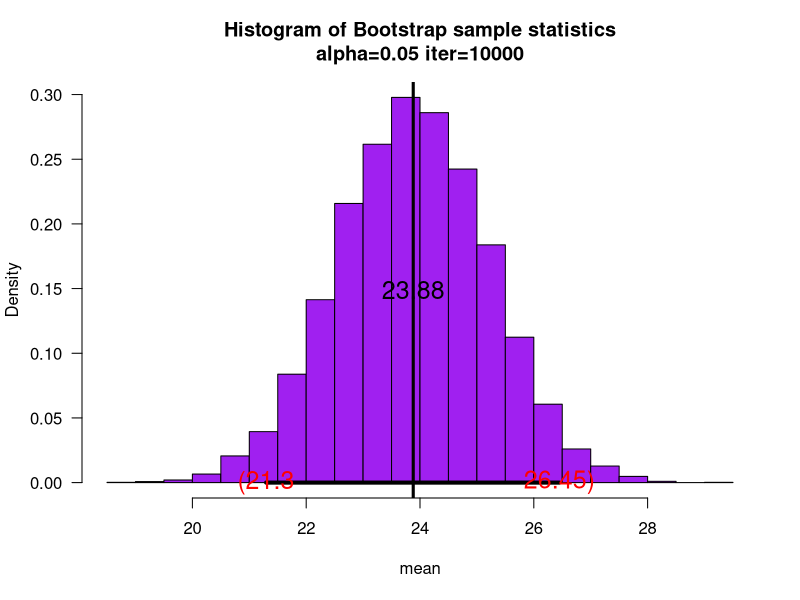

Write R code to recreate this figure.
#Lab 9
# Bootstrap
# Use myboot2 instead of myboot


########### bootstrap function ##################

myboot2<-function(iter=10000,x,fun="mean",alpha=0.05,cx=1.5,...){  #Notice where the ... is repeated in the code
n=length(x)   #sample size

y=sample(x,n*iter,replace=TRUE)
rs.mat=matrix(y,nr=n,nc=iter,byrow=TRUE)
xstat=apply(rs.mat,2,fun) # xstat is a vector and will have iter values in it 
ci=quantile(xstat,c(alpha/2,1-alpha/2))# Nice way to form a confidence interval
# A histogram follows
# The object para will contain the parameters used to make the histogram
para=hist(xstat,freq=FALSE,las=1,
main=paste("Histogram of Bootstrap sample statistics","\n","alpha=",alpha," iter=",iter,sep=""),
...)

#mat will be a matrix that contains the data, this is done so that I can use apply()
mat=matrix(x,nr=length(x),nc=1,byrow=TRUE)

#pte is the point estimate
#This uses whatever fun is
pte=apply(mat,2,fun)
abline(v=pte,lwd=3,col="Black")# Vertical line
segments(ci[1],0,ci[2],0,lwd=4)      #Make the segment for the ci
text(ci[1],0,paste("(",round(ci[1],2),sep=""),col="Red",cex=cx)
text(ci[2],0,paste(round(ci[2],2),")",sep=""),col="Red",cex=cx)

# plot the point estimate 1/2 way up the density
text(pte,max(para$density)/2,round(pte,2),cex=cx)

invisible(list(ci=ci,fun=fun,x=x))# Some output to use if necessary
}

################### END mybooot function #####################

set.seed(39); sam=rnorm(25,mean=25,sd=10)
windows();myboot2(10000,x=sam,fun="mean",alpha=0.05,xlab="mean",col="Purple",cx=1.5) # mac quartz()

## quantile
alpha=0.05
qnorm(1-alpha/2)
qnorm(alpha/2)
